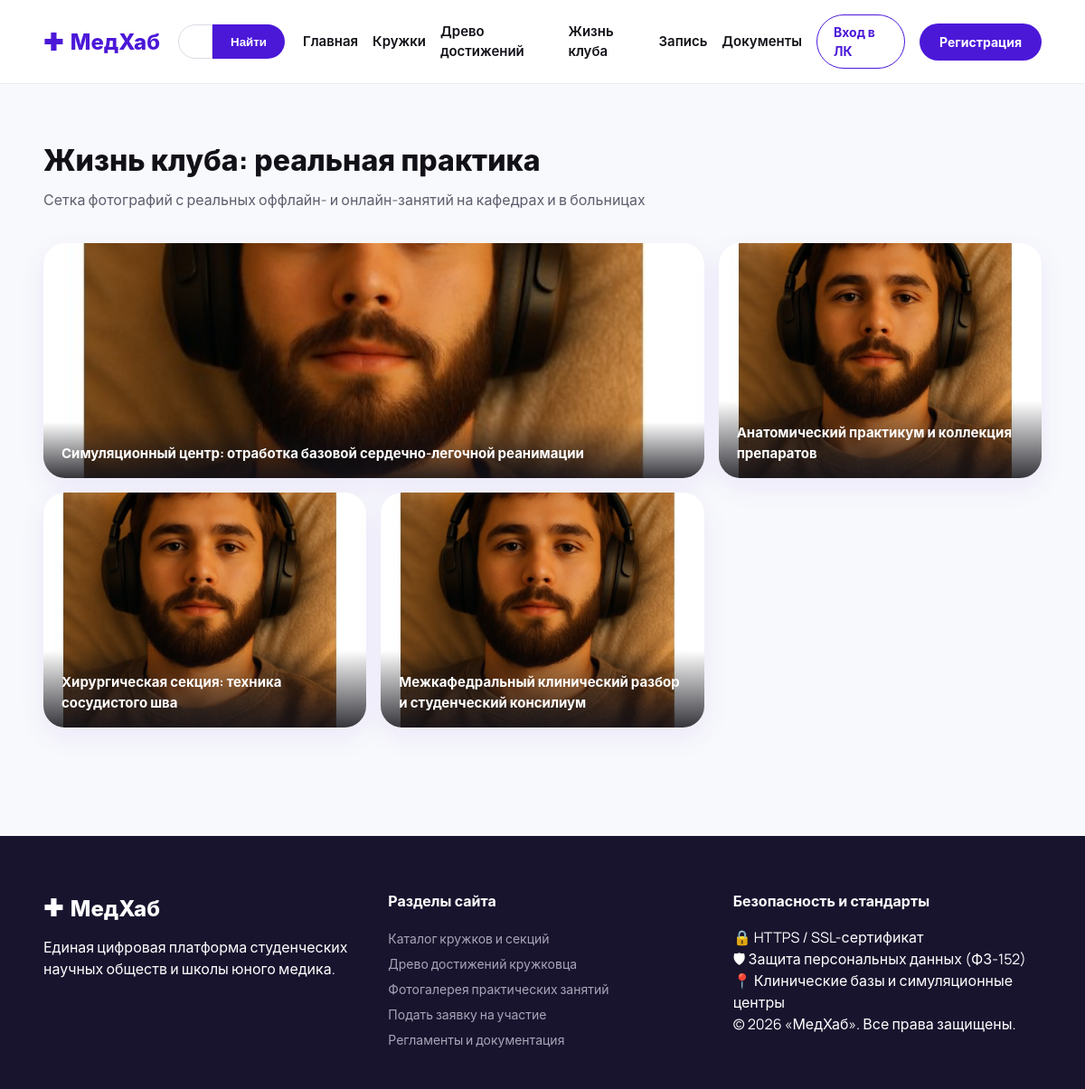
The page /gallery on the database its author committed.
### app.py (models this page shows)
class Gallery(db.Model):
    __tablename__ = 'gallery'
    event_id = db.Column(db.Integer, primary_key=True)
    name = db.Column(db.String(200), nullable=False)
    created_at = db.Column(db.DateTime, default=datetime.utcnow, nullable=False)
    file = db.Column(db.String(255), nullable=False)

### app.py (the view)
@app.route('/gallery')
def gallery():
    events = Gallery.query.order_by(Gallery.created_at.desc(), Gallery.event_id.asc()).all()
    return render_template('gallery.html', events=events)

### app.py (called while the page is built)
@app.before_request
def ensure_db_initialized():
    if not getattr(app, '_db_initialized', False):
        init_db()
        app._db_initialized = True

### templates/gallery.html (shortened to what this page needs)
{% extends 'base.html' %}
{% block content %}
<section class="section">
    <div class="container">
        <h2 class="section-title">Жизнь клуба: реальная практика</h2>
        <p class="section-subtitle">Сетка фотографий с реальных оффлайн- и онлайн-занятий на кафедрах и в больницах</p>
        <div class="gallery-grid">
            {% for event in events %}
            <div class="gallery-item {% if loop.first %}item-large{% elif loop.last %}item-wide{% endif %}">
                <div class="gallery-card">
                    <img src="{{ url_for('static', filename=event.file) }}" alt="{{ event.name }}">
                    <div class="gallery-caption"><span>{{ event.name }}</span></div>
                </div>
            </div>
            {% else %}
            <div class="empty-state"><p>Фотографии пока не добавлены.</p></div>
            {% endfor %}
        </div>
    </div>
</section>
{% endblock %}

### templates/base.html (shortened to what this page needs)
<!DOCTYPE html>
<html lang="ru">
<head>
    <link rel="stylesheet" href="{{ url_for('static', filename='css/style.css') }}">
</head>
<body>
    <header class="site-header">
        <div class="container header-container">
            <a href="{{ url_for('index') }}" class="logo">
                <span class="logo-icon">✚</span>
                <span class="logo-text">МедХаб</span>
            </a>
            <form action="{{ url_for('directions') }}" method="GET" class="header-search">
                <input type="text" name="search" placeholder="Поиск кружка" value="{{ search_query or '' }}">
                <button type="submit">Найти</button>
            </form>
            <nav class="header-nav">
                <a href="{{ url_for('index') }}" class="nav-link">Главная</a>
                <a href="{{ url_for('directions') }}" class="nav-link">Кружки</a>
                <a href="{{ url_for('gamification') }}" class="nav-link">Древо достижений</a>
                <a href="{{ url_for('gallery') }}" class="nav-link">Жизнь клуба</a>
                <a href="{{ url_for('apply') }}" class="nav-link">Запись</a>
                <a href="{{ url_for('docs') }}" class="nav-link">Документы</a>
                {% if current_user.is_authenticated %}
                    <a href="{{ url_for('dashboard') }}" class="btn btn-primary-pill">
                        Кабинет ({{ current_user.full_name.split()[0] }})
                    </a>
                    <a href="{{ url_for('logout') }}" class="btn btn-outline-pill">Выход</a>
                {% else %}
                    <a href="{{ url_for('login') }}" class="btn btn-outline-pill">Вход в ЛК</a>
                    <a href="{{ url_for('register') }}" class="btn btn-primary-pill">Регистрация</a>
                {% endif %}
            </nav>
        </div>
    </header>
    <main>
        {% block content %}{% endblock %}
    </main>
    <footer class="site-footer">
        <div class="container footer-container">
            <div class="footer-col">
                <div class="logo white-logo">
                    <span class="logo-icon">✚</span>
                    <span class="logo-text">МедХаб</span>
                </div>
                <p>Единая цифровая платформа студенческих научных обществ и школы юного медика.</p>
            </div>
            <div class="footer-col">
                <h4>Разделы сайта</h4>
                <ul>
                    <li><a href="{{ url_for('directions') }}">Каталог кружков и секций</a></li>
                    <li><a href="{{ url_for('gamification') }}">Древо достижений кружковца</a></li>
                    <li><a href="{{ url_for('gallery') }}">Фотогалерея практических занятий</a></li>
                    <li><a href="{{ url_for('apply') }}">Подать заявку на участие</a></li>
                    <li><a href="{{ url_for('docs') }}">Регламенты и документация</a></li>
                </ul>
            </div>
            <div class="footer-col">
                <h4>Безопасность и стандарты</h4>
                <p>🔒 HTTPS / SSL-сертификат</p>
                <p>🛡 Защита персональных данных (ФЗ-152)</p>
                <p>📍 Клинические базы и симуляционные центры</p>
                <p>© 2026 «МедХаб». Все права защищены.</p>
            </div>
        </div>
    </footer>
</body>
</html>

### static/css/style.css (style rules this page uses)
:root { --purple-deep: #4b18d8; --purple-dark: #2c0987; --purple-mid: #6842ed; --lavender-light: #8f75ff; --lavender-bg: #ece8ff; --orange-accent: #e65100; --orange-light: #f97316; --lime-accent: #bbf7d0; --lime-text: #166534; --text-dark: #121118; --text-muted: #5e5d6d; --bg-page: #f8f9fc; --radius-lg: 24px; --radius-md: 16px; --radius-pill: 9999px; --shadow-soft: 0 10px 30px rgba(75, 24, 216, 0.08); }
* { box-sizing: border-box; margin: 0; padding: 0; }
body { font-family: 'Manrope', -apple-system, BlinkMacSystemFont, sans-serif; background-color: var(--bg-page); color: var(--text-dark); line-height: 1.5; }
.container { width: 92%; max-width: 1280px; margin: 0 auto; }
.site-header { background: #ffffff; border-bottom: 1px solid #ebebf2; padding: 16px 0; position: sticky; top: 0; z-index: 100; }
.header-container { display: flex; align-items: center; justify-content: space-between; gap: 20px; }
.logo { display: flex; align-items: center; gap: 8px; text-decoration: none; font-weight: 800; font-size: 24px; color: var(--purple-deep); }
.logo-icon { font-size: 26px; }
.header-search { display: flex; flex: 1; max-width: 400px; }
.header-search input { width: 100%; padding: 10px 18px; border: 1px solid #dcdbe5; border-radius: var(--radius-pill) 0 0 var(--radius-pill); font-size: 14px; outline: none; }
.header-search button { background: var(--purple-deep); color: #fff; border: none; padding: 0 20px; border-radius: 0 var(--radius-pill) var(--radius-pill) 0; cursor: pointer; font-weight: 600; }
.header-nav { display: flex; align-items: center; gap: 16px; }
.nav-link { text-decoration: none; color: var(--text-dark); font-weight: 600; font-size: 15px; transition: color 0.2s; }
.btn { display: inline-flex; align-items: center; justify-content: center; text-decoration: none; font-weight: 700; font-size: 14px; cursor: pointer; border: none; transition: all 0.2s; }
.btn-primary-pill { background: var(--purple-deep); color: #fff; padding: 10px 22px; border-radius: var(--radius-pill); }
.btn-outline-pill { background: transparent; border: 1px solid var(--purple-deep); color: var(--purple-deep); padding: 8px 18px; border-radius: var(--radius-pill); }
.section { padding: 60px 0; }
.section-title { font-size: 32px; font-weight: 800; margin-bottom: 8px; }
.section-subtitle { color: var(--text-muted); margin-bottom: 36px; font-size: 16px; }
.gallery-grid { display: grid; grid-template-columns: repeat(3, 1fr); gap: 16px; }
.gallery-item.item-large { grid-column: span 2; }
.gallery-card { position: relative; height: 260px; border-radius: var(--radius-lg); overflow: hidden; box-shadow: var(--shadow-soft); }
.gallery-card img { width: 100%; height: 100%; object-fit: cover; display: block; transition: transform 0.3s ease; }
.gallery-caption { position: absolute; bottom: 0; left: 0; right: 0; padding: 24px 20px 16px; background: linear-gradient(180deg, rgba(0, 0, 0, 0) 0%, rgba(18, 17, 24, 0.85) 100%); color: #ffffff; font-weight: 700; font-size: 15px; display: flex; align-items: flex-end; }
.site-footer { background: #19142e; color: #ffffff; padding: 60px 0 40px; margin-top: 60px; }
.footer-container { display: grid; grid-template-columns: repeat(3, 1fr); gap: 40px; }
.footer-col h4 { margin-bottom: 16px; font-size: 16px; }
.footer-col ul { list-style: none; }
.footer-col ul li a { color: #a8a5b8; text-decoration: none; font-size: 14px; line-height: 2; }
.white-logo { color: #ffffff; margin-bottom: 12px; }

### rows shown on the page
Gallery: file (picture), name "Симуляционный центр: отработка базовой сердечно-легочной реанимации"
Gallery: file (picture), name "Анатомический практикум и коллекция препаратов"
Gallery: file (picture), name "Хирургическая секция: техника сосудистого шва"
Gallery: file (picture), name "Межкафедральный клинический разбор и студенческий консилиум"
